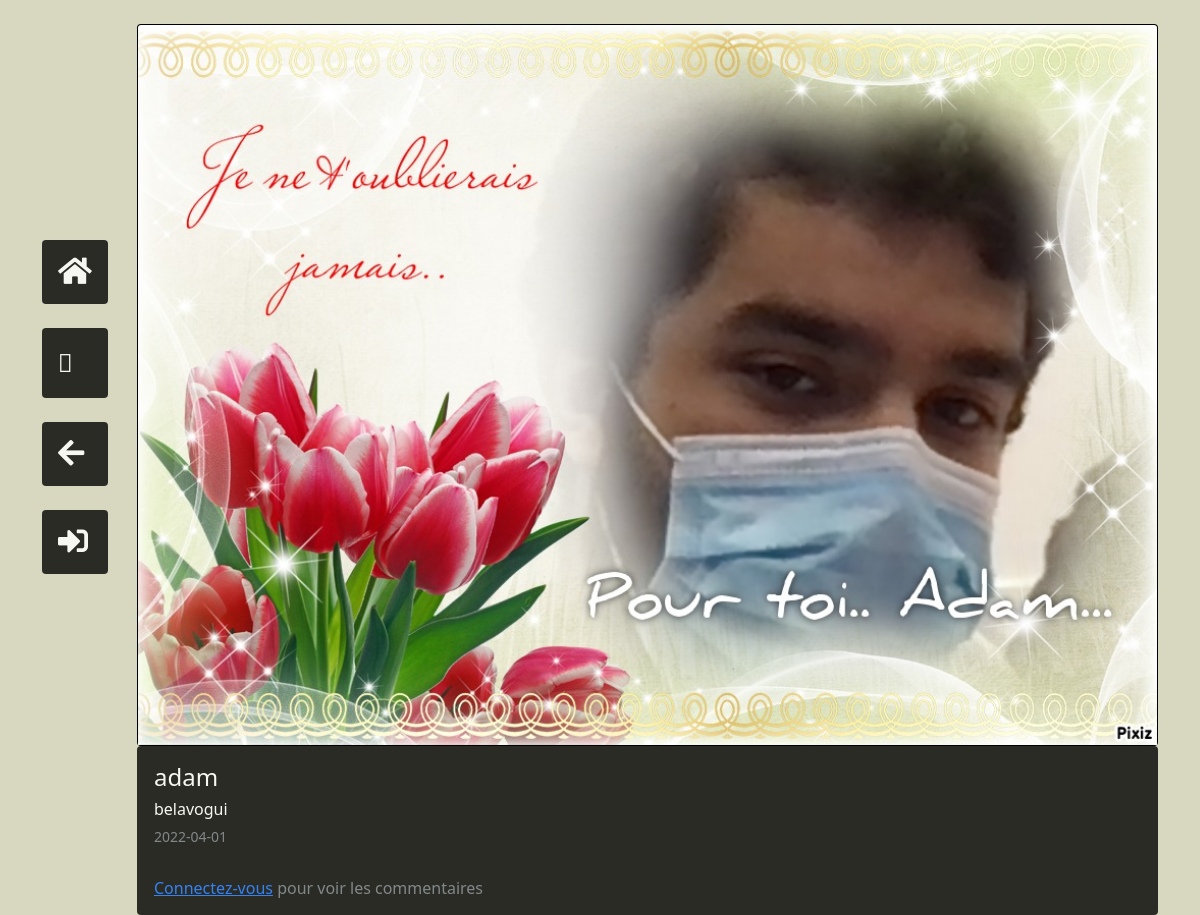
Screenshot of /musee/?action=oeuvre&id_oeuvre=16 with the database file from the repository.
### tables this page shows
CREATE TABLE `oeuvre` (
  `id` int(11) NOT NULL,
  `nom` varchar(50) NOT NULL,
  `date_publication` date NOT NULL,
  `description` varchar(300) DEFAULT NULL,
  `chemin_image` varchar(50) NOT NULL,
  `id_collections` int(11) NOT NULL
);

### musee/index.php (called while the page is built, shortened)
<?php
include_once 'modele/connexion.php';
if (isset($_GET["action"]))
{
    $action = $_GET["action"];
}
else
{
    $action = "defaut";
}
$fichier = controleur_principal($action);
include_once "controleur/$fichier";

### musee/modele/oeuvre.php (called while the page is built, shortened)
<?php
class oeuvre
{
    private $nom;
    private $date;
    private $description;
    private $chemin;
    public function __construct($id, $nom, $date, $description, $collection, $chemin)
    {
        $this->nom = $nom;
        $this->date = $date;
        $this->description = $description;
        $this->chemin = $chemin;
    }
    public function getNom(){return $this->nom;}
    public function getDate(){return $this->date;}
    public function getDescription(){return $this->description;}
    public function getChemin(){return $this->chemin;}
}
class dao_oeuvre
{
    public static function getoeuvrebyid($id)
    {
        try {
            $cnx = connexionPDO();
            $req = $cnx->prepare("select * from oeuvre where id = :id ;");
            $req->bindValue(':id', $id, PDO::PARAM_INT);
            $req->execute();
            $ligne = $req->fetch(PDO::FETCH_ASSOC);
            $resultat = new oeuvre($ligne["id"],$ligne["nom"],$ligne["date_publication"], $ligne["description"], $ligne["id_collections"], $ligne["chemin_image"]);
        } catch (PDOException $e) {
            print "Erreur !: " . $e->getMessage();
            die();
        }
        return $resultat;
    }
}

### musee/modele/connexion.php (called while the page is built, shortened)
<?php
function isLoggedOn() {
    $ret = false;
    return $ret;
}

### musee/vue/oeuvre.php (the view)
<div class="col-sm"><br>
    <div class="card bg-black">
      <img class="card-img-top" src="./image/<?php print($oeuvre->getChemin())?>" alt="Card image cap">
    </div>
    <div class="card bg-black" style="opacity: .8;">
      <div class="card-body">
          <h4 class="card-title"><?php print($oeuvre->getNom());?></h4>
          <h6 class="card-text"><?php print($oeuvre->getDescription())?></h6>
          <h6 class="card-text"><small class="text-muted"><?php print($oeuvre->getDate())?></small></h6><br>
          <?php
          if (isLoggedOn()){
          }
          else{
              print('<h6 class="card-text text-muted"><a href="./?action=connexion">Connectez-vous</a> pour voir les commentaires</h6>');
          }
          ?>
      </div>
    </div>
</div>

### rows the page displays
oeuvre: chemin_image (picture), nom "adam", description "belavogui", date_publication "2022-04-01"
